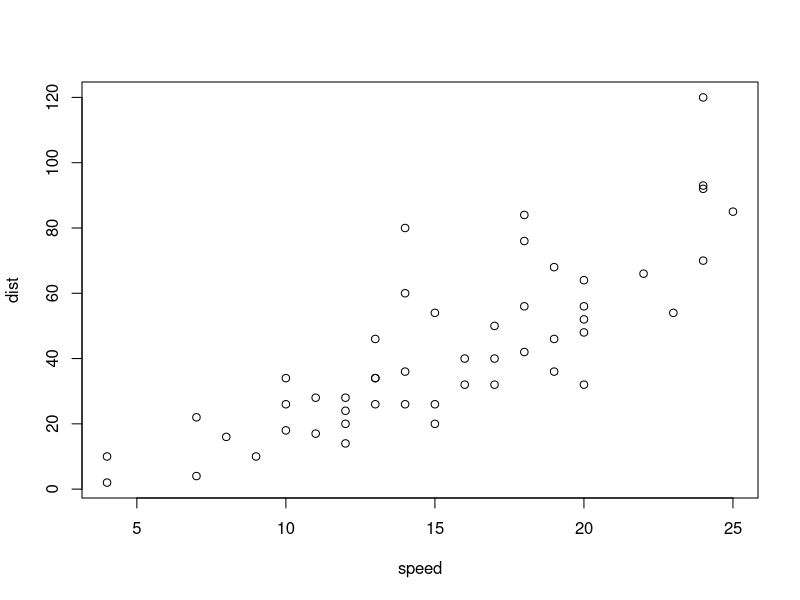
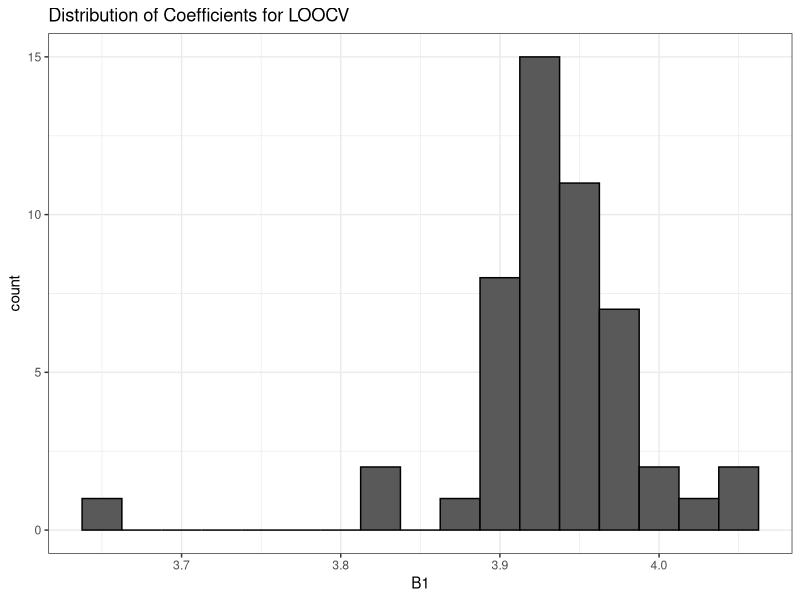
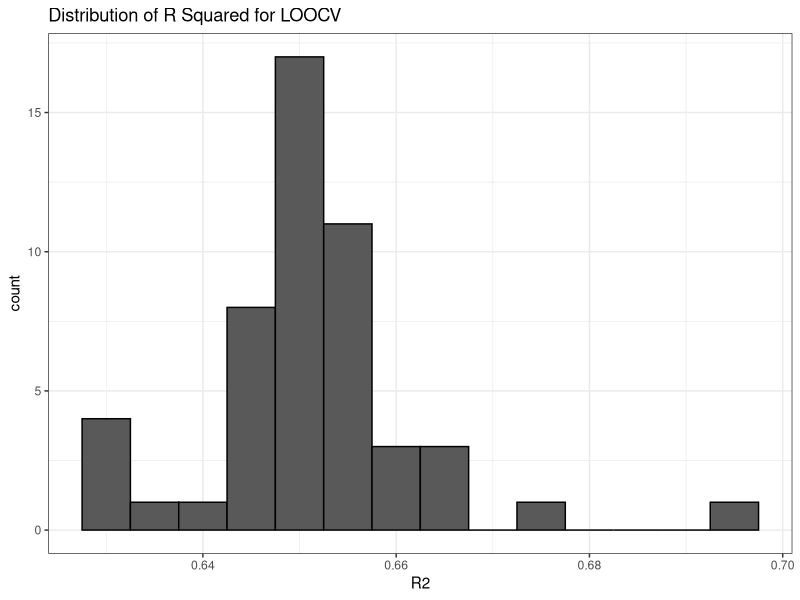
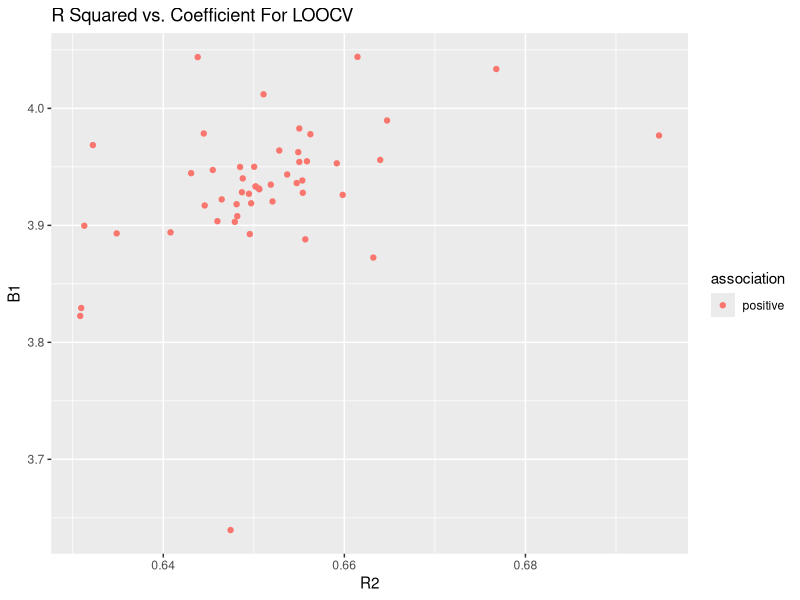

Here is the R script that generated these plots, in order: (Note: this script raises an error after producing the figures.)
## ---- chunk 1
knitr::opts_chunk$set(echo = TRUE)
## ---- chunk 2
plot(cars)
## ---- chunk 3
#list to store slopes
LOOCVslopes = list()
#list to store R2 values
LOOCVr2 = list()

for (i in 1:50){
  #leave out one observation
  leaveOneOut = cars[-i,]
  linear = lm(dist ~ speed, data = leaveOneOut)

  LOOCVslopes[[i]] = linear$coefficients[2]
  LOOCVr2[[i]] = summary(linear)$r.squared
}

#create slope and R2 data frames
LOOCVslopes = data.frame(do.call("rbind", LOOCVslopes))
names(LOOCVslopes) <- c('B1')

LOOCVr2 = data.frame(do.call("rbind", LOOCVr2))
names(LOOCVr2) <- c('R2')
## ---- chunk 4
library(ggplot2)

gg <- ggplot(LOOCVslopes,aes(B1)) + 
      geom_histogram(color='black',binwidth=.025) + theme_bw() +
      labs(title = "Distribution of Coefficients for LOOCV")

plot(gg)
## ---- chunk 5
gg <- ggplot(LOOCVr2,aes(R2)) + 
      geom_histogram(color='black',binwidth=.005) + theme_bw() +
      labs(title = "Distribution of R Squared for LOOCV")

plot(gg)
## ---- chunk 6
#bind slope and R2 to compare
compare <- cbind(LOOCVslopes, LOOCVr2)
compare$association <- ifelse(compare$B1 > 0, "positive", "negative")
compare <- compare[complete.cases(compare),]
## ---- chunk 7
gg <- ggplot(compare, aes(x=R2, y=B1, color = association)) +
      scale_color_manual(values=c("#F8766D", "#00BA38"),breaks=c("positive","negative")) +
      geom_point() +
      labs(title = "R Squared vs. Coefficient For LOOCV")
      
plot(gg)
## ---- chunk 8
for (k in 1:50){
  df = cars
  df    <- df[order(runif(nrow(df))), ]
  bins  <- rep(1:k, nrow(df) / k)
  suppressWarnings(assign(paste(k, 'fold_validation', sep = '.') , split(df, bins)))
  
  assign( paste('slopes', k, sep = '.'), list() )
  assign( paste('r.squared', k, sep = '.'), list() )
}
## ---- chunk 9
#collect validation frames into a list
folds<-grep("fold_validation",names(.GlobalEnv),value=TRUE)
folds_list<-do.call("list",mget(folds))
## ---- chunk 10
#list to store slopes
allSlope = list()
#lsit to store R2 values
allR2 = list()

#loop across each k validation
for (validation in folds_list){
  #loop across each training set
  for (frame in validation){
    linear = lm(dist ~ speed, data = frame)
    allSlope = c(allSlope, linear$coefficients[2])
    allR2 = c(allR2, summary(linear)$r.squared)
  }
}
## ---- chunk 11
#create slope and R2 frames
allSlope = data.frame(do.call("rbind", allSlope))
names(allSlope) <- c('B1')

allR2 = data.frame(do.call("rbind", allR2))
names(allR2) <- c('R2')
## ---- chunk 12
gg <- ggplot(allSlope,aes(B1)) + 
      geom_histogram(color='black',binwidth=.5) + theme_bw() +
      labs(title = "Distribution of Coefficients for All Possible K-Fold Validations")

plot(gg)
## ---- chunk 13
#remove extreme R2 values
notPerfectFit <- data.frame(allR2[allR2$R2 > 0.001 & allR2$R2 < .999,])
names(notPerfectFit) <- c('R2')

gg <- ggplot(notPerfectFit ,aes(R2)) + 
      geom_histogram(color='black',binwidth=.02) + theme_bw() +
            labs(title = "Distribution of R Squared for All Possible K-Fold Validations")

plot(gg)
## ---- chunk 14
#bind slope and R2 to compare
compare <- cbind(allSlope, allR2)
compare$association <- ifelse(compare$B1 > 0, "positive", "negative")
compare <- compare[complete.cases(compare),]
## ---- chunk 15
gg <- ggplot(compare, aes(x=R2, y=B1, color = association)) +
      scale_color_manual(values=c("#F8766D", "#00BA38"),breaks=c("positive","negative")) +
      geom_point() +
      labs(title = "R Squared vs. Coefficient For All Possible K-Fold Validations")
      
plot(gg)
